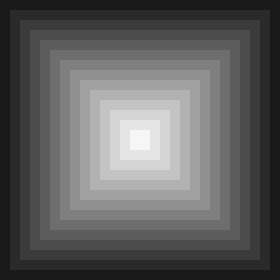
%> input picture ex3/cross.tif, 280 x 280 px
$ octave --eval "q4;"   (GNU Octave 9; MATLAB toolbox functions it lacks are replaced by stand-ins)
%> lines starting %> are read from the running program, lines starting %| are printed output that depends on the picture; in (x1, y1, x2, y2) boxes, pixels count from 0 and x2, y2 are one past the last pixel; in counts of white or black regions, pixels touching at a corner belong together; the program's own positions count from 1
### ex3/ImageDerivatives.m
function [Ix, Iy] = ImageDerivatives(im)
    % x derivation
    Kx = [0.5 -0.5];
    Ix = conv2(im, Kx, 'full');
    Ix = Ix(:, 1:end-1);
    Ix = BordersToZero(Ix);
    %show(Ix)


    % y derivation
    Ky = [-0.5; 0.5];
    Iy = conv2(im, Ky, 'full');
    Iy = Iy(1:end-1, :);
    Iy = BordersToZero(Iy);
    %show(Iy)

end


function [im] = BordersToZero(im)
    im(:, [1 end]) = 0;
    im([1 end], :) = 0;
end

### ex3/Deriv2Laplace.m
function [L] = Deriv2Laplace(Ix, Iy)
    Kx = [0.5 -0.5];
    Ky = [-0.5; 0.5];
    L = conv2(Ix, Kx, 'same') + conv2(Iy, Ky, 'same');
end

### ex3/q4.m
function q4
    im = double(imread('cross.tif'));
%> im: size 280x280 double; min 25, max 246, mean 96; mean of the top-left, top-right, bottom-left and bottom-right quarters 96, 96, 96, 96
    [Ix, Iy] = ImageDerivatives(im);
%> in ImageDerivatives, `Ix = Ix(:, 1:end-1);`:
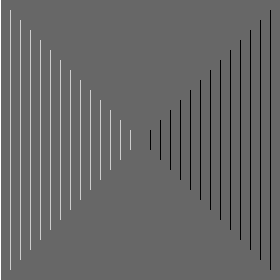
%> Ix: size 280x280 double; min -8.5, max 12.5, mean 0.0446; drawn with min black and max white
%> in BordersToZero, `im(:, [1 end]) = 0;`:
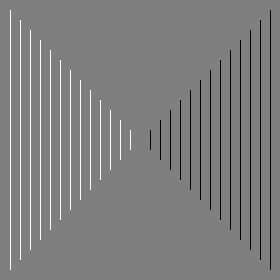
%> im: size 280x280 double; 0.36% of pixels changed, all inside (x1, y1, x2, y2) = (0, 0, 1, 280); drawn with min black and max white
%> in ImageDerivatives, `Iy = Iy(1:end-1, :);`:
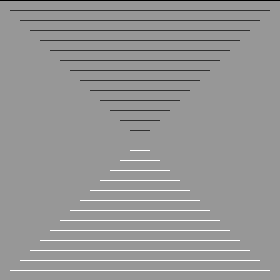
%> Iy: size 280x280 double; min -12.5, max 8.5, mean -0.0446; drawn with min black and max white
%> in BordersToZero (call 2), `im(:, [1 end]) = 0;`: im: size 280x280 double; under 0.01% of pixels changed, all inside (x1, y1, x2, y2) = (0, 0, 280, 1)
%> in BordersToZero (call 2), `im([1 end], :) = 0;`:
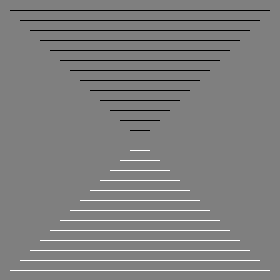
%> im: size 280x280 double; min -8.5, max 8.5, mean 0; mean of the top-left, top-right, bottom-left and bottom-right quarters -0.395, -0.395, 0.395, 0.395; drawn with min black and max white
    [L] = Deriv2Laplace(Ix, Iy);
    imshow(L);
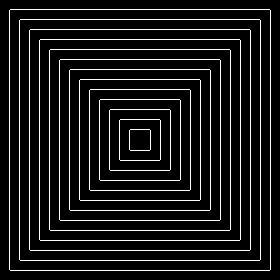
%> displayed picture: size 280x280, on the screen's scale of 0 to 255; 9.3% white in thin lines or dots, all inside (x1, y1, x2, y2) = (9, 9, 271, 271)

    % after threshold
    threshold = 5;
    L = abs(L);
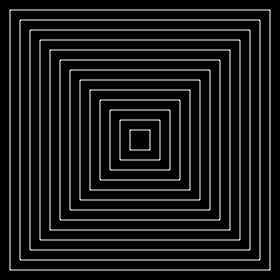
%> L: size 280x280 double; min 0, max 8.5, mean 0.789; drawn with min black and max white
    L_threshold = L >= threshold;
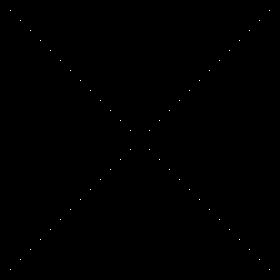
%> L_threshold: size 280x280 logical; 0.07% white in thin lines or dots, all inside (x1, y1, x2, y2) = (10, 10, 270, 270)
    imshow(L_threshold);

end
